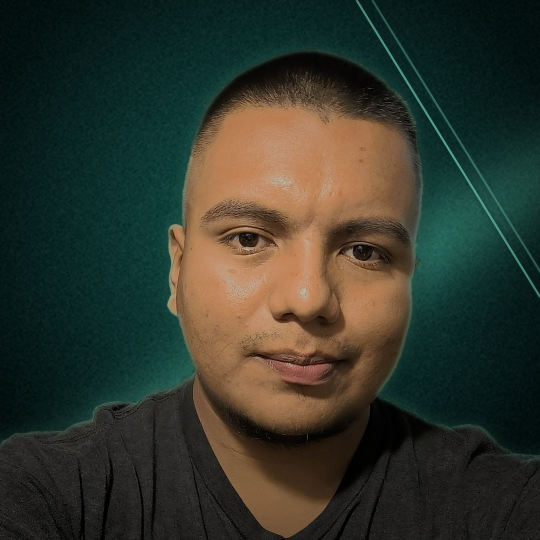
#> input picture conocimiento/negocios-digitales/cv/foto.jpg, 1080 x 1080 px (shown at 1/2 size)
$ python -i video_producto.py   (imports and definitions only)
#> lines starting #> are read from the running program, lines starting #| are printed output that depends on the picture
"""Video vertical de producto (Reels/Historias/anuncio Meta) a partir de fotos.
Uso: python -I video_producto.py <salida.mp4> <guion.txt> [musica.mp3] [formato 9x16|4x5]
guion.txt: una línea por escena -> ruta_foto | texto (texto opcional; "|" sin texto = escena limpia)
Cada escena dura 2.4 s con acercamiento suave, texto dentro de la zona segura y fundido entre escenas.
"""
import sys, os, subprocess, tempfile, shutil, textwrap
from PIL import Image, ImageFilter, ImageEnhance, ImageDraw, ImageFont, ImageChops

FFMPEG = shutil.which("ffmpeg") or os.path.expandvars(
    r"%LOCALAPPDATA%\Microsoft\WinGet\Packages\Gyan.FFmpeg_Microsoft.Winget.Source_8wekyb3d8bbwe\ffmpeg-9.0.2-full_build\bin\ffmpeg.exe")
FONT = r"C:\Windows\Fonts\seguibl.ttf"  # Segoe UI Black: gruesa y limpia
FPS, DUR, FADE = 30, 2.4, 0.35

out, guion = sys.argv[1], sys.argv[2]
musica = sys.argv[3] if len(sys.argv) > 3 and sys.argv[3] not in ("", "-") else None
formato = sys.argv[4] if len(sys.argv) > 4 else "9x16"
W, H = (1080, 1920) if formato == "9x16" else (1080, 1350)

escenas = []
# [4 lines not run here, left out]

tmp = tempfile.mkdtemp()

def base(foto):
    """Fondo = la misma foto ampliada, desenfocada y oscurecida; encima la foto completa."""
    im = Image.open(foto).convert("RGB")
#> im is the input picture: PIL image 1080x1080 RGB; mean R, G, B 49.7, 54.6, 44.1
    bg = im.copy()
    s = max(W / bg.width, H / bg.height)
#> s = 1.25
    bg = bg.resize((int(bg.width * s) + 1, int(bg.height * s) + 1))
    bg = bg.crop(((bg.width - W) // 2, (bg.height - H) // 2, (bg.width - W) // 2 + W, (bg.height - H) // 2 + H))
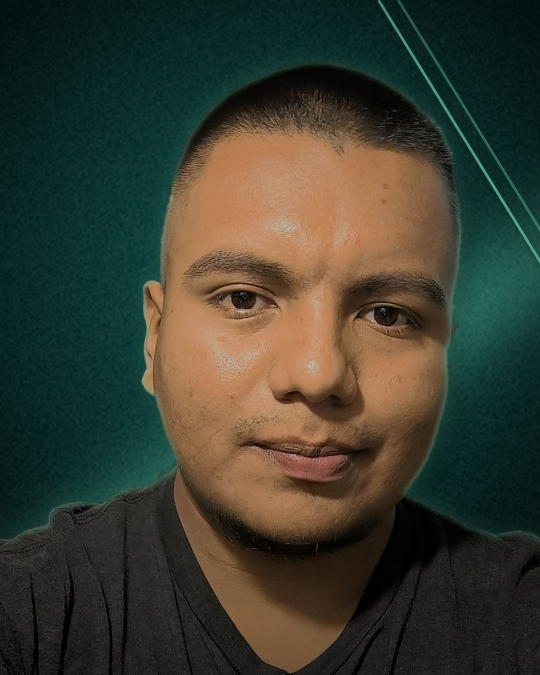
#> bg: PIL image 1080x1350 RGB (shown at 1/2 size); mean R, G, B 59.1, 60.7, 48.1
    bg = ImageEnhance.Brightness(bg.filter(ImageFilter.GaussianBlur(40))).enhance(0.55)
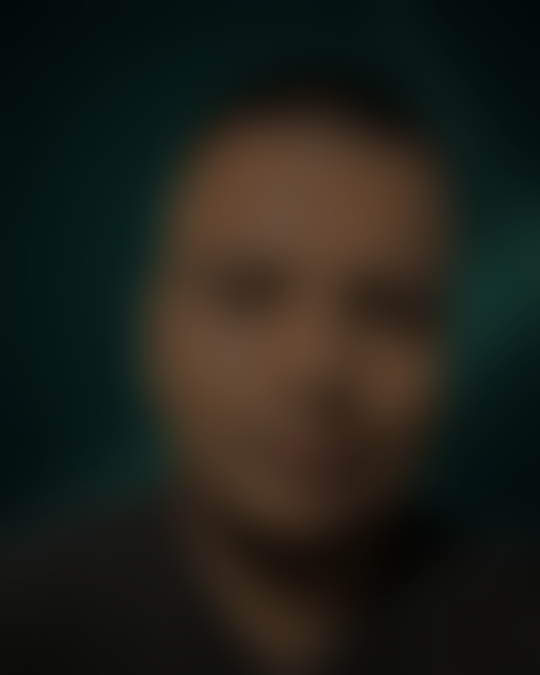
#> bg: PIL image 1080x1350 RGB (shown at 1/2 size); mean R, G, B 32, 32.8, 25.9
    # recortar margen vacío (fotos de estudio) para que el producto se vea grande
    esquina = Image.new("RGB", im.size, im.getpixel((5, 5)))
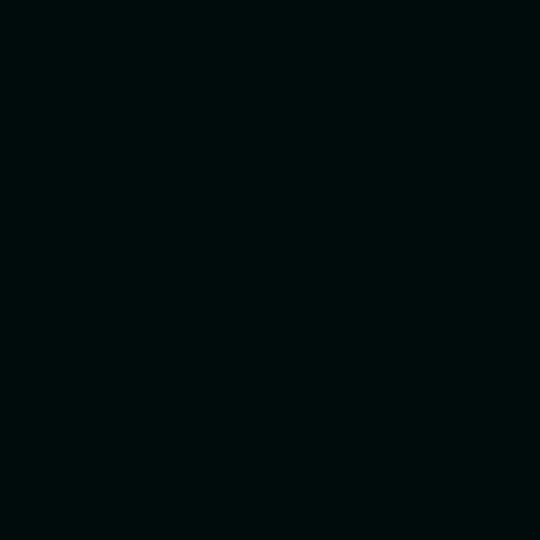
#> esquina: PIL image 1080x1080 RGB (shown at 1/2 size); mean R, G, B 0, 12, 12
    caja = ImageChops.difference(im, esquina).convert("L").point(lambda p: 255 if p > 28 else 0).getbbox()
#> caja = (0, 0, 1080, 1080)
    fg = im
    if caja:
        pad = int(0.06 * max(caja[2] - caja[0], caja[3] - caja[1]))
#> pad = 64
        fg = im.crop((max(0, caja[0] - pad), max(0, caja[1] - pad),
                      min(im.width, caja[2] + pad), min(im.height, caja[3] + pad)))
    fg = fg.copy()
    fg.thumbnail((int(W * 0.94), int(H * (0.58 if formato == "9x16" else 0.66))), Image.LANCZOS)
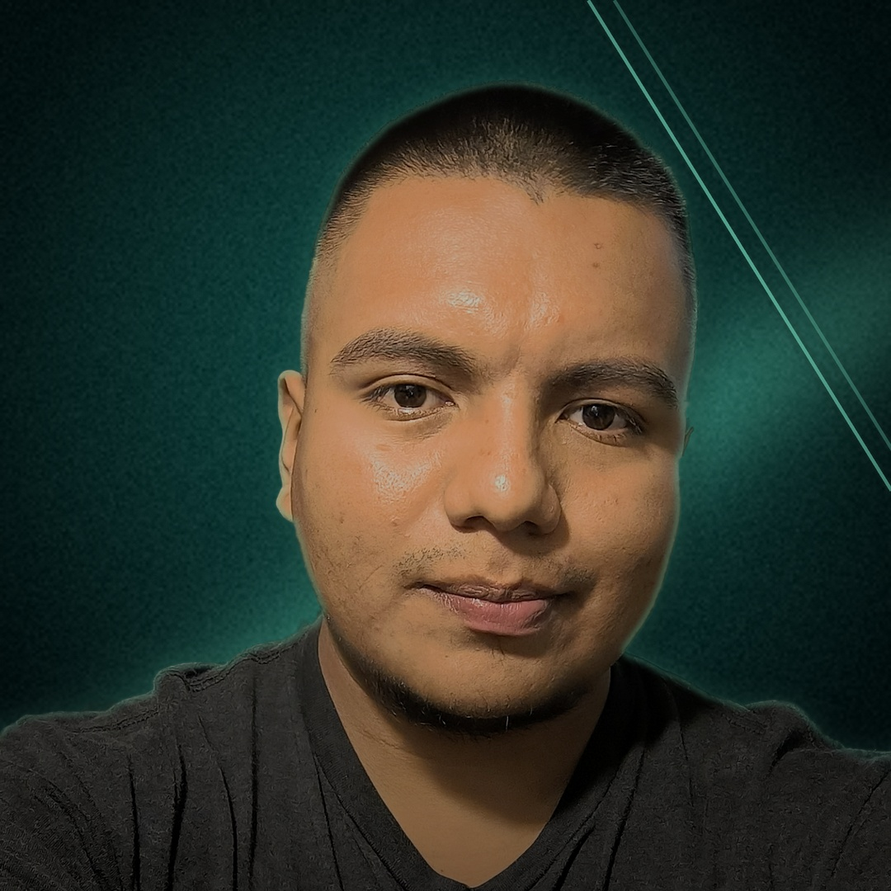
#> fg: PIL image 891x891 RGB; mean R, G, B 49.7, 54.6, 44.1
    cy = 0.60 if formato == "9x16" else 0.60
    bg.paste(fg, ((W - fg.width) // 2, int(H * cy - fg.height / 2)))
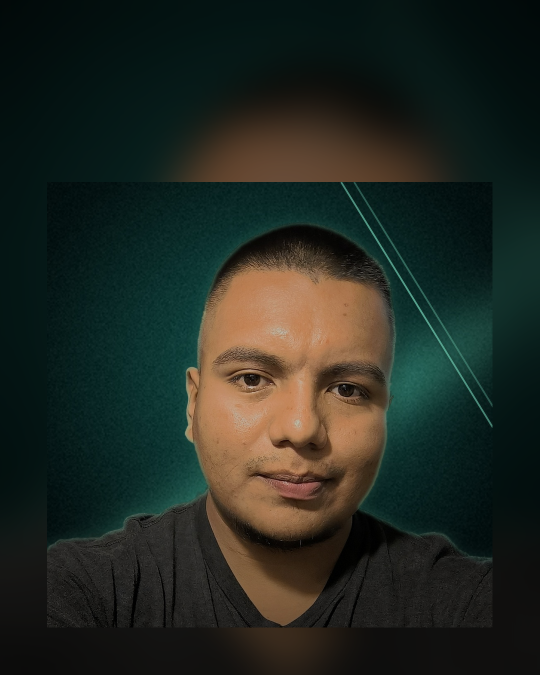
#> bg: PIL image 1080x1350 RGB (shown at 1/2 size); mean R, G, B 34.2, 40.7, 33.5
    return bg

def capa_texto(texto):
    """Texto blanco grueso con sombra suave, dentro de la zona segura (arriba 14%, lados 6%)."""
    capa = Image.new("RGBA", (W, H), (0, 0, 0, 0))
    if not texto:
        return capa
    f = ImageFont.truetype(FONT, 78 if len(texto) < 28 else 64)
    lineas = textwrap.wrap(texto, width=18 if len(texto) < 28 else 22)
    alto = sum(f.getbbox(l)[3] + 14 for l in lineas)
    y = int(H * 0.15) if formato == "9x16" else int(H * 0.06)
    sombra = Image.new("RGBA", (W, H), (0, 0, 0, 0))
    ds, d = ImageDraw.Draw(sombra), ImageDraw.Draw(capa)
    yy = y
    for l in lineas:
        w = f.getlength(l)
        ds.text(((W - w) / 2 + 3, yy + 4), l, font=f, fill=(0, 0, 0, 200))
        d.text(((W - w) / 2, yy), l, font=f, fill=(255, 255, 255, 255))
        yy += f.getbbox(l)[3] + 14
    sombra = sombra.filter(ImageFilter.GaussianBlur(6))
    return Image.alpha_composite(sombra, capa)

entradas, filtros = [], []
# [11 lines not run here, left out]

cadena, prev, t_acum = [], "e0", DUR
# [4 lines not run here, left out]
total = t_acum
graf = ";".join(filtros + cadena)

cmd = [FFMPEG, "-y", "-loglevel", "error"] + entradas
# [12 lines not run here, left out]

>>> result = base('../../../../conocimiento/negocios-digitales/cv/foto.jpg')
